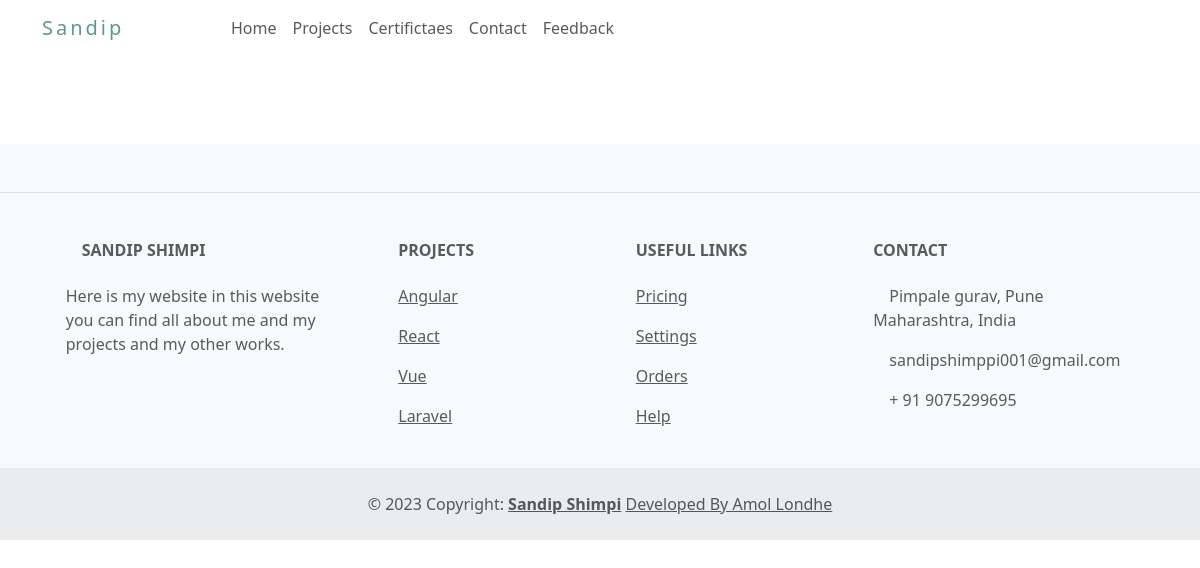
The page /cert on the database as committed earlier.
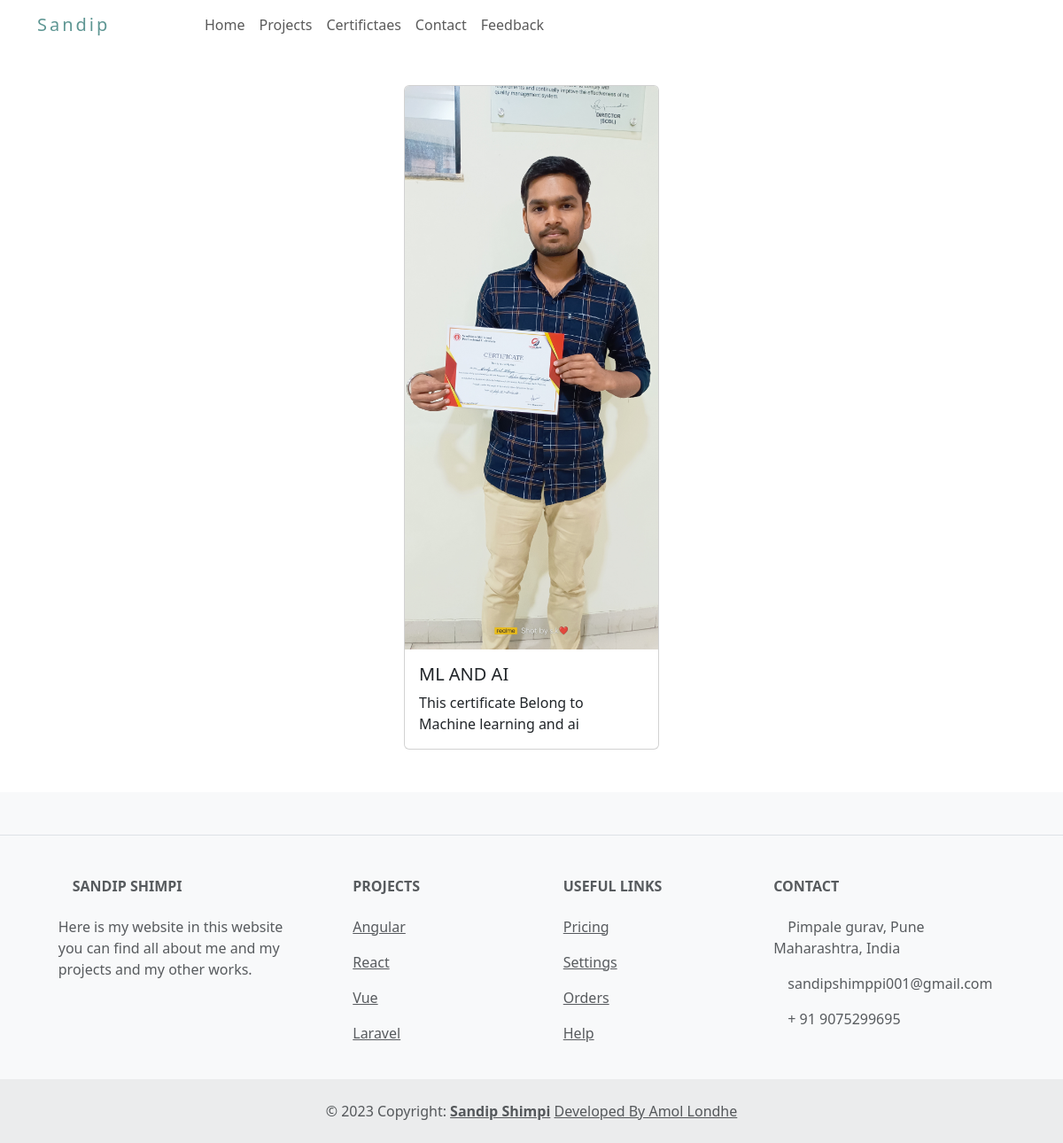
The same page on the database as committed later.
### Portfolio_app/models.py (models this page shows)
class Certificate(models.Model):
    C_name = models.CharField(max_length=255)
    C_description = models.TextField()
    C_image = models.ImageField(upload_to='static/image')

### Portfolio_app/views.py (the view)
# urls.py: path('cert',views.cert,name = 'cert'),
def cert(request):
    cert=Certificate.objects.all()
    context={
        'cert':cert
    }
    return render(request,'certificate.html',context)

### Portfolio_app/templates/certificate.html (shortened to what this page needs)
{% extends 'index.html' %}
{% block body %}
<br>
<br>
<section class="mt-lg-5 align-middle">
    <div class="container">
        <div class="col d-flex justify-content-center">
            {% for cert in cert %}
            <div class="card" style="width: 18rem;">
                <img class="card-img-top" src="{{cert.C_image}}" alt="Card image cap">
                <div class="card-body">
                  <h5 class="card-title">{{cert.C_name}}</h5>
                  <p class="card-text">{{cert.C_description}}</p>
                </div>
              </div>
            {% endfor %}
        </div>
    </div>
</section>
<br>
<br>
{% endblock body %}

### Portfolio_app/templates/index.html (shortened to what this page needs)
<!doctype html>
<html lang="en">
  <head>
    <link rel="stylesheet" href="static\style.css">
    <link rel="stylesheet" href="static\home.css">
    <link href="https://cdn.jsdelivr.net/npm/bootstrap@5.3.0-alpha1/dist/css/bootstrap.min.css" rel="stylesheet">
  </head>
  <body style="
  background-image: url('https://wallpapercave.com/dwp2x/wp7453676.jpg' );
  background-repeat: no-repeat;
  background-size: cover;
">
    <header>
        <nav class="navbar navbar-expand-lg navbar-light fixed-top mask-custom shadow-0">
          <div class="container">
            <a class="navbar-brand" href="/home"><span style="color: #5e9693;">Sandip</span><span style="color: #fff;">Shimpi</span></a>
            <div class="collapse navbar-collapse" id="navbarSupportedContent">
              <ul class="navbar-nav me-auto">
                <li class="nav-item">
                  <a class="nav-link" href="/home">Home</a>
                </li>
                <li class="nav-item">
                  <a class="nav-link" href="/prjt">Projects</a>
                </li>
                <li class="nav-item">
                  <a class="nav-link" href="/cert">Certifictaes</a>
                </li>
                <li class="nav-item">
                  <a class="nav-link" href="#cnt">Contact</a>
                </li>
                <li class="nav-item">
                  <a class="nav-link" href="/fb">Feedback</a>
                </li>
              </ul>
              <ul class="navbar-nav d-flex flex-row">
                <li class="nav-item me-3 me-lg-0">
                  <a class="nav-link" href="#!">
                  </a>
                </li>
                <li class="nav-item me-3 me-lg-0">
                  <a class="nav-link" href="#!">
                  </a>
                </li>
                <li class="nav-item me-3 me-lg-0">
                  <a class="nav-link" href="#!">
                  </a>
                </li>
              </ul>
            </div>
          </div>
        </nav>
      </header>
      {% block body %}{% endblock body %}
<footer class="text-center text-lg-start bg-light text-muted">
    <section class="d-flex justify-content-center justify-content-lg-between p-4 border-bottom">
    </section>
    <section class="">
      <div class="container text-center text-md-start mt-5">
        <div class="row mt-3">
          <div class="col-md-3 col-lg-4 col-xl-3 mx-auto mb-4">
            <h6 class="text-uppercase fw-bold mb-4">
              Sandip Shimpi
            </h6>
            <p>
              Here is my website in this website you can find all about me and my projects and my other works.
            </p>
          </div>
          <div class="col-md-2 col-lg-2 col-xl-2 mx-auto mb-4">
            <h6 class="text-uppercase fw-bold mb-4">
              Projects
            </h6>
            <p>
              <a href="#!" class="text-reset">Angular</a>
            </p>
            <p>
              <a href="#!" class="text-reset">React</a>
            </p>
            <p>
              <a href="#!" class="text-reset">Vue</a>
            </p>
            <p>
              <a href="#!" class="text-reset">Laravel</a>
            </p>
          </div>
          <div class="col-md-3 col-lg-2 col-xl-2 mx-auto mb-4">
            <h6 class="text-uppercase fw-bold mb-4">
              Useful links
            </h6>
            <p>
              <a href="#!" class="text-reset">Pricing</a>
            </p>
            <p>
              <a href="#!" class="text-reset">Settings</a>
            </p>
            <p>
              <a href="#!" class="text-reset">Orders</a>
            </p>
            <p>
              <a href="#!" class="text-reset">Help</a>
            </p>
          </div>
          <div class="col-md-4 col-lg-3 col-xl-3 mx-auto mb-md-0 mb-4" id="cnt">
            <h6 class="text-uppercase fw-bold mb-4">Contact</h6>
            <p> Pimpale gurav, Pune Maharashtra, India</p>
            <p>
              sandipshimppi001@gmail.com
            </p>
            <p> + 91 9075299695</p>
          </div>
        </div>
      </div>
    </section>
    <div class="text-center p-4" style="background-color: rgba(0, 0, 0, 0.05);">
      © 2023 Copyright:
      <a class="text-reset fw-bold" href="#">Sandip Shimpi</a>
      <a class="text-reset" href="http://amoldjango.pythonanywhere.com/">Developed By Amol Londhe</a>
    </div>
  </footer>
  </body>
</html>

### Portfolio_app/static/style.css (style rules this page uses)
.navbar-brand { font-size: 1.75rem; letter-spacing: 3px; }

Rows that differ between the two databases and show on the page:
added Certificate: C_image (picture), C_name "ML AND AI", C_description "This certificate Belong to Machine learning and ai"
